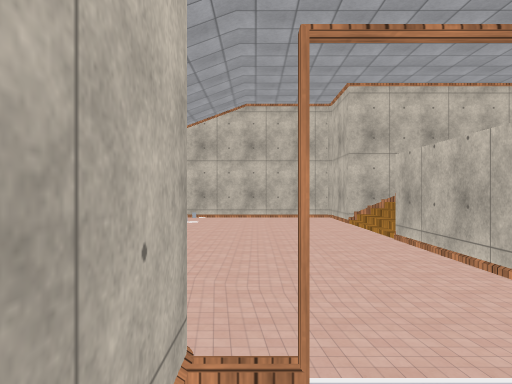
view 1 (above)

16 first-person views from a walk through a Unity game level. The camera is 1.3 m above the floor, looks level and sees 70° across. Doors are open. The floor is counted in squares, 2 m on a side. Each view is taken from the middle of a square. On the plan, view 1 faces up. The plan holds only what a view shows up to about 11 squares ahead; the rest is blank. The place goes on beyond the plan. Some surface patterns are stand-ins.

view 2
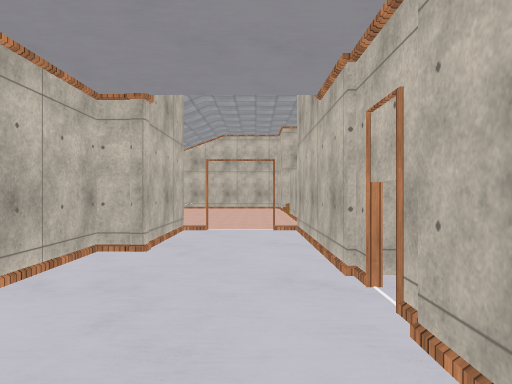

view 3
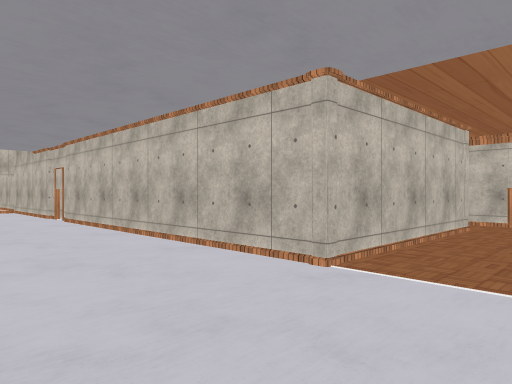

view 4
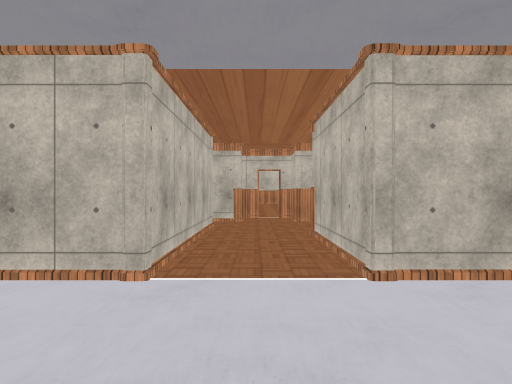

view 5
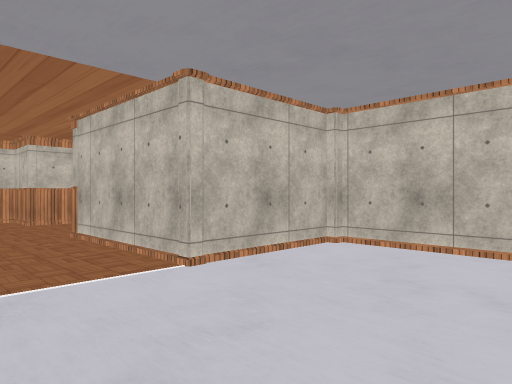

view 6
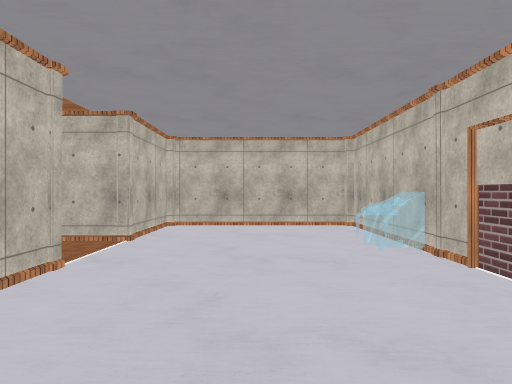

view 7
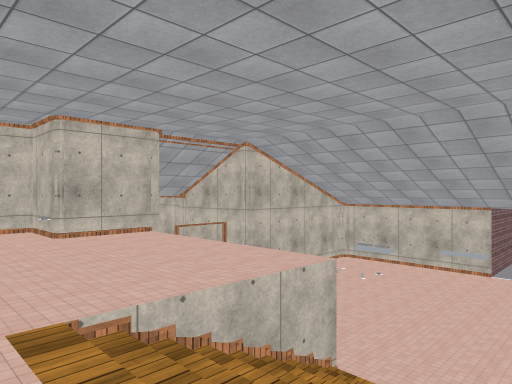

view 8
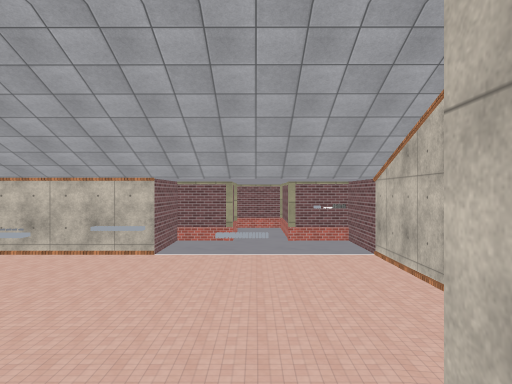

view 9
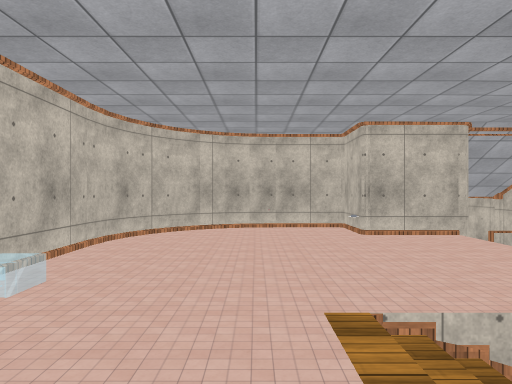

view 10
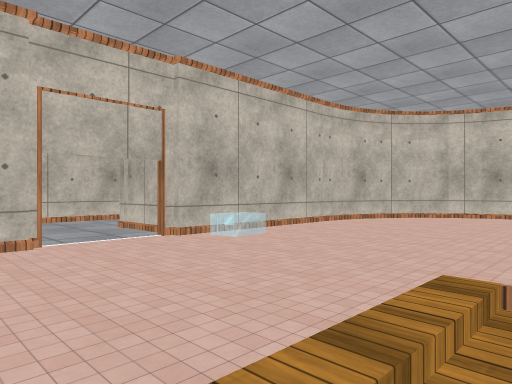

view 11
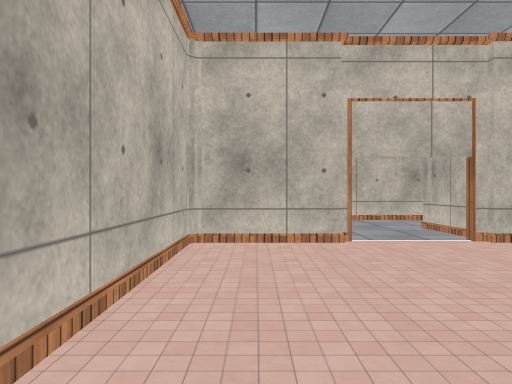

view 12
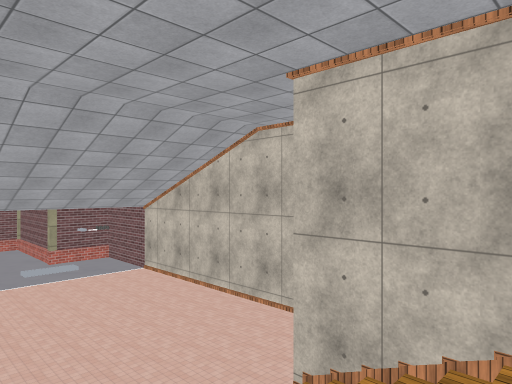

view 13
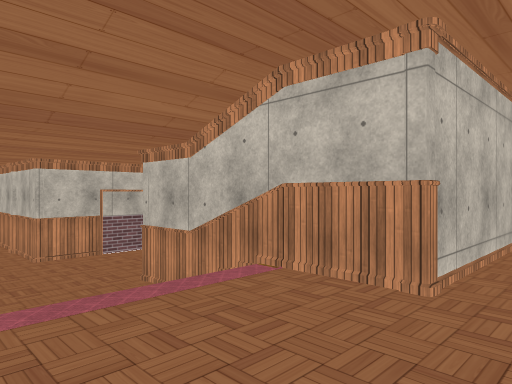

view 14
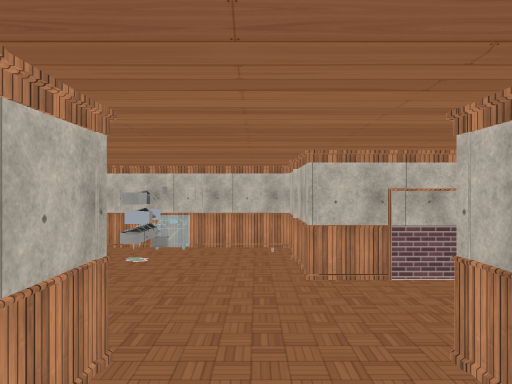

view 15
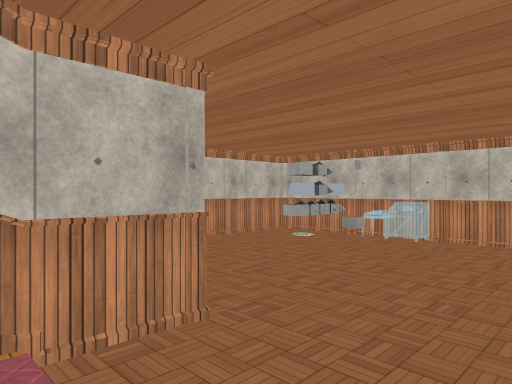

view 16
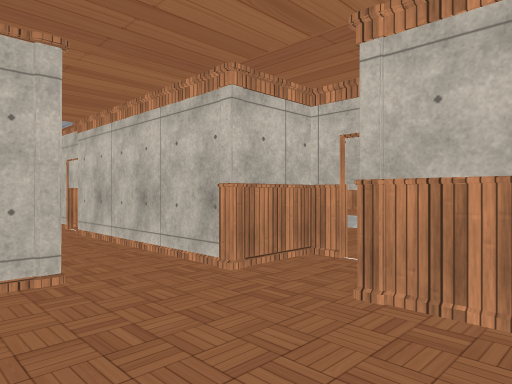

### Floor plan
Key: @ floor where view 1 was taken; # wall or solid block; . main floor; - floor 1 m lower than the main floor; : floor 2.25 m higher than the main floor; / step, stairs or slope; D open door; = window, fence, low wall or low ledge; ^ raised ledge; O other object.
Columns run from 9 left of view 1 to 11 right of it. Each row starts with its distance up from view 1.
 10     ########
  9     .......#
  8 ### .......######
  7 ....... ...///::#
  6  ###.......///::#::#
  5    ###. ...///::##:#
  4      #.  ..:::::#  #
  3      #. ...:::::#
  2      #.....:::::#
  1      ####DD##: ##
  0         #@.#####
 -1         #..#
 -2         #..#
 -3         #..#
 -4          ..#
 -5          ..#    ##
 -6          ..#    /#
 -7          ..#    .#
 -8         ...#   .##
 -9         ...#   .#
-10        #...####.###
-11        =..........#
-12        #...###..###
-13        #...###..#
-14        #...###/ #
-15        ## ## #//#
-16              #--#
-17              ---O--
-18             ###-O---#
-19               #-----#
-20               #--^--#
-21               #######

Where each view was taken, in squares from view 1:
view 1: 0 up, 0 right, facing up
view 2: 5 down, 1 right, facing up
view 3: 12 down, 1 left, facing up-right
view 4: 11 down, 1 left, facing right
view 5: 10 down, 1 left, facing down-right
view 6: 7 down, 0 right, facing down
view 7: 7 up, 5 right, facing down-left
view 8: 7 up, 3 right, facing left
view 9: 7 up, 5 right, facing down
view 10: 7 up, 4 right, facing down-right
view 11: 7 up, 4 right, facing right
view 12: 5 up, 4 right, facing up-left
view 13: 11 down, 7 right, facing down-left
view 14: 13 down, 6 right, facing down
view 15: 14 down, 5 right, facing down-right
view 16: 13 down, 5 right, facing up-right
